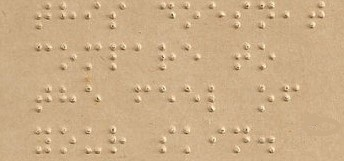
#> input picture braille_scan.jpg, 344 x 161 px, found by its file name
$ python preprocess.py
#> lines starting #> are read from the running program, lines starting #| are printed output that depends on the picture; after the words box and inside, x2 and y2 are one past the last pixel; in counts of white or black regions, pixels touching at a corner belong together
import numpy as np
import cv2
from matplotlib import pyplot as plt
import sys,os
infile="e:/braille/braille_scan.jpg"
img=cv2.imread(infile)
#> img is the input picture: shape (161, 344, 3); mean B, G, R 135.3, 173.3, 203.2
gray = cv2.cvtColor(img,cv2.COLOR_BGR2GRAY)
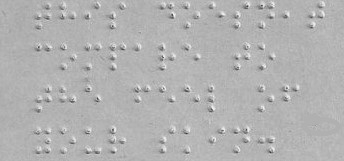
#> gray: shape (161, 344); min 56, max 246, mean 178.1
ret, thresh = cv2.threshold(gray,0,255,cv2.THRESH_BINARY_INV+cv2.THRESH_OTSU)
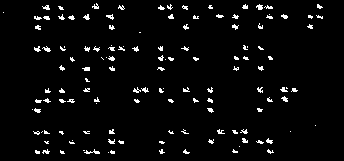
#> thresh: shape (161, 344); 3.8% white in thin lines or dots, all inside (x1, y1, x2, y2) = (3, 3, 323, 154)
#> ret = 157
#Thresh makes dots and text white, the rest black
cv2.imwrite("e:/braille/small.png",thresh)
kernel = np.ones((3,3),np.uint8)
opening = cv2.morphologyEx(thresh,cv2.MORPH_OPEN,kernel, iterations = 3)
#> opening: shape (161, 344); every value is 0
#Erosion Makes the object in White thinner
dilated = cv2.dilate(opening,kernel,iterations=2)
#Dilating Makes the object in White Thicker
image = cv2.bitwise_and(thresh,dilated)
image = 255- image
#> image: shape (161, 344); every value is 255
#new = np.copy(img)
color = (255,255,255)
new = cv2.cvtColor(image,cv2.COLOR_GRAY2BGR)
#> new: shape (161, 344, 3); every value is 255
img[np.where((new == [255,255,255]).all(axis = 2))] = color
cv2.imwrite("e:/braille/small_removed.png",img)
